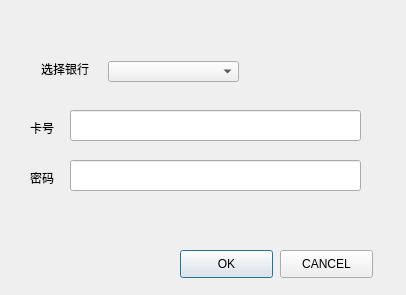
<?xml version="1.0" encoding="UTF-8"?>
<ui version="4.0">
 <class>ChooseCardDialog</class>
 <widget class="QDialog" name="ChooseCardDialog">
  <property name="geometry">
   <rect>
    <x>0</x>
    <y>0</y>
    <width>406</width>
    <height>295</height>
   </rect>
  </property>
  <property name="windowTitle">
   <string>Dialog</string>
  </property>
  <widget class="QComboBox" name="comboBox">
   <property name="geometry">
    <rect>
     <x>108</x>
     <y>61</y>
     <width>131</width>
     <height>21</height>
    </rect>
   </property>
  </widget>
  <widget class="QLabel" name="label">
   <property name="geometry">
    <rect>
     <x>30</x>
     <y>120</y>
     <width>30</width>
     <height>16</height>
    </rect>
   </property>
   <property name="text">
    <string>卡号</string>
   </property>
  </widget>
  <widget class="QLabel" name="label_2">
   <property name="geometry">
    <rect>
     <x>30</x>
     <y>170</y>
     <width>30</width>
     <height>16</height>
    </rect>
   </property>
   <property name="text">
    <string>密码</string>
   </property>
  </widget>
  <widget class="QLineEdit" name="lineEdit">
   <property name="geometry">
    <rect>
     <x>70</x>
     <y>110</y>
     <width>291</width>
     <height>31</height>
    </rect>
   </property>
  </widget>
  <widget class="QLineEdit" name="lineEdit_2">
   <property name="geometry">
    <rect>
     <x>70</x>
     <y>160</y>
     <width>291</width>
     <height>31</height>
    </rect>
   </property>
  </widget>
  <widget class="QLabel" name="label_3">
   <property name="geometry">
    <rect>
     <x>41</x>
     <y>61</y>
     <width>60</width>
     <height>16</height>
    </rect>
   </property>
   <property name="text">
    <string>选择银行</string>
   </property>
  </widget>
  <widget class="QPushButton" name="okBtn">
   <property name="geometry">
    <rect>
     <x>180</x>
     <y>250</y>
     <width>93</width>
     <height>28</height>
    </rect>
   </property>
   <property name="text">
    <string>OK</string>
   </property>
  </widget>
  <widget class="QPushButton" name="cancelBtn">
   <property name="geometry">
    <rect>
     <x>280</x>
     <y>250</y>
     <width>93</width>
     <height>28</height>
    </rect>
   </property>
   <property name="text">
    <string>CANCEL</string>
   </property>
  </widget>
 </widget>
 <resources/>
 <connections/>
</ui>
